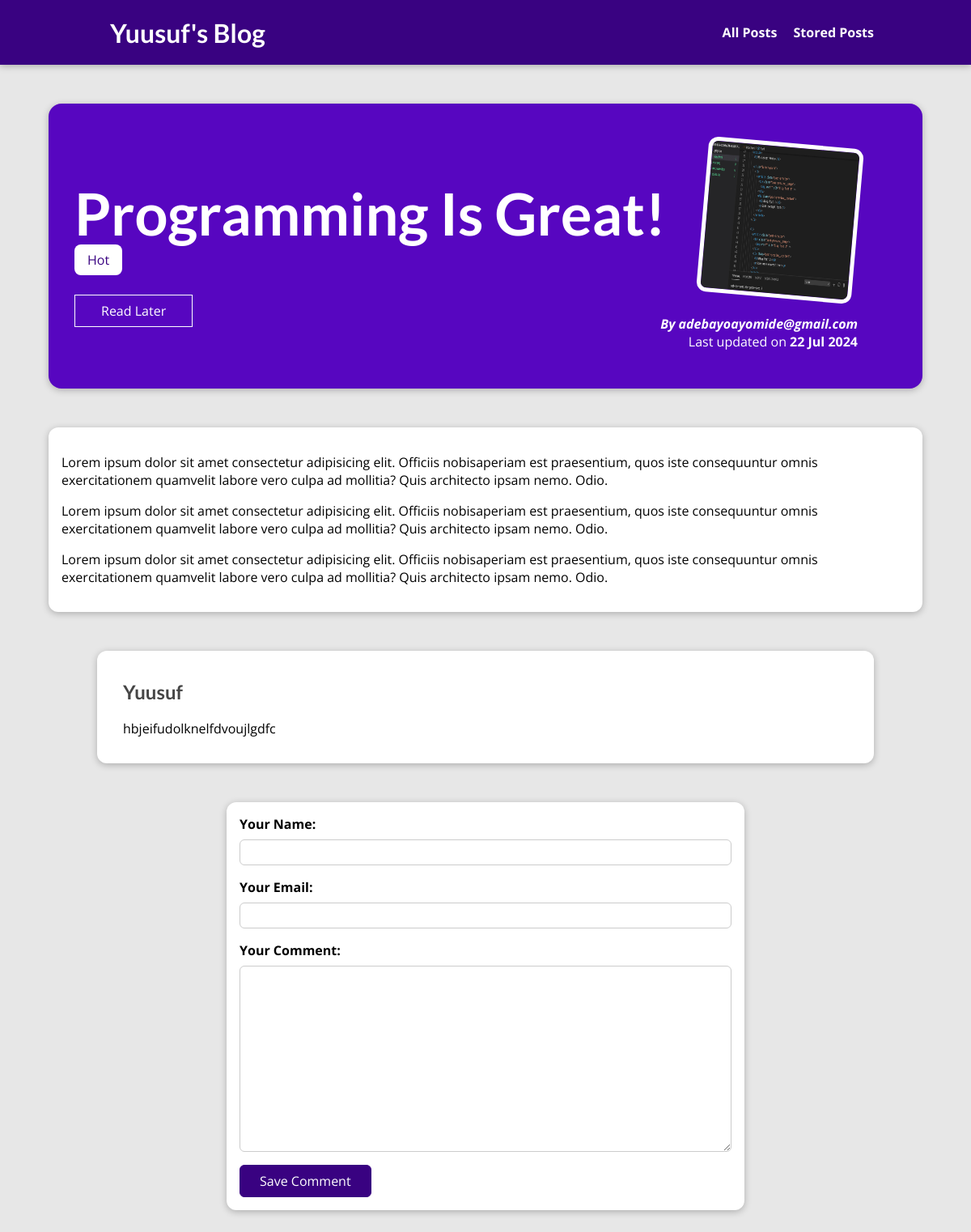
The page /post/programming-is-fun on the database as committed earlier.
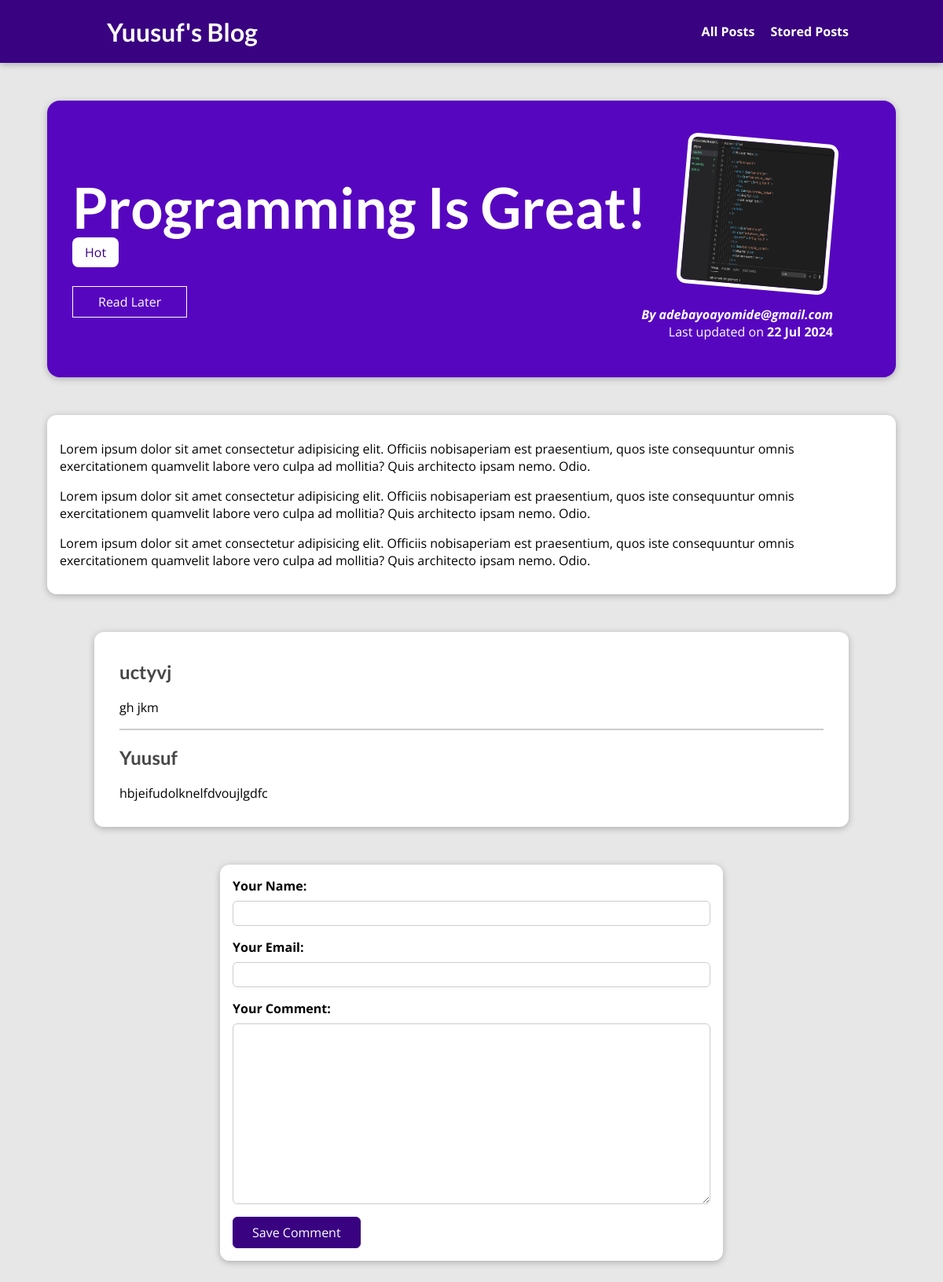
The same page on the database as committed later.
### blog/models.py (models this page shows, shortened)
class Posts(models.Model):
    title=models.CharField(max_length=50)
    excerpt=models.CharField(max_length=100)
    image=models.ImageField(upload_to="posts",null=True)
    date=models.DateField(auto_now=True)
    slug=models.SlugField(default="",unique=True,null=False,db_index=True)
    content=models.TextField(validators=[MinLengthValidator(10)])
    author=models.ForeignKey(Author, on_delete=models.SET_NULL,null=True,related_name="posts")
    tag=models.ManyToManyField(Tag)

class Tag(models.Model):
    caption=models.CharField(max_length=100)

class Author(models.Model):
    first_name=models.CharField(max_length=100)
    last_name=models.CharField(max_length=100)
    email_address=models.EmailField( max_length=254)

class Comment(models.Model):
    user_name=models.CharField(max_length=120)
    user_email=models.EmailField()
    text=models.TextField(max_length=400)
    post=models.ForeignKey(Posts,on_delete=models.CASCADE,related_name="comments")

### blog/views.py (the view, shortened to what this page needs)
# urls.py: path("post/<slug:slug>",views.PostDetailView.as_view(),name="post-detail-page"),
class PostDetailView(View):
    def is_stored_post(self, request, post_id):
        stored_posts = request.session.get("stored_posts")
        if stored_posts is not None:
            is_saved_for_later = post_id in stored_posts
        else:
            is_saved_for_later = False
        return is_saved_for_later
    def get(self,request,slug):
        post=Posts.objects.get(slug=slug)
        context={
            "posts":post,
            "post_tags":post.tag.all(),
            "comment_form":CommentForm(),
            "comments":post.comments.all().order_by("-id"),
            "saved_for_later":self.is_stored_post(request,post.id)
        }
        return render(request,"blog/post-detail.html",context)

### blog/forms.py
class CommentForm(forms.ModelForm):
    class Meta:
        model=Comment
        fields = ['user_name', 'user_email', 'text']
        labels={
            "user_name":"Your Name",
            "user_email":"Your Email",
            "text":"Your Comment"
        }

### blog/templates/blog/post-detail.html (shortened to what this page needs)
{% extends "base.html" %}
{% load static %}
{% block css_files %}
 <link rel="stylesheet" href="{%static "blog/post-detail.css"%}">
{% endblock %}
{% block content %}
<section id="summary">
  <h2>{{posts.title}}</h2>
  <div>
    {%for tag in post_tags%}
    <span class="tag">
      {{tag.caption}}
    </span>
    {%endfor%}
  </div>
  <div id="read-later">
    <form action="{% url "read-later"%}" method="POST">
      <button>
        {% if saved_for_later %}
          Remove from "Read Later" List
        {% else %}
          Read Later
        {% endif %}
      </button>
    </form>
  </div>
  <article>
      <img src="{{posts.image.url}}" alt="">
      <address>By <a href="mailto:test@test.com">{{posts.author.email_address}}</a></address>
      <div>Last updated on <time>{{posts.date|date:"d M Y"}}</time></div>
  </article>
</section>
<main>
  {{posts.content|linebreaks}}
</main>
<section id="comments">
  <ul>
    {% for comment in comments %}
      <li>
        <h2>{{comment.user_name}}</h2>
        <p>{{comment.text|linebreaks}}</p>
      </li>
    {% endfor %}
  </ul>
</section>
<section id="comment-form">
  <div>
    <form action="{% url "post-detail-page" posts.slug%}" method="POST">
     {%for form_field in comment_form%}
      <div class="form-control">
        {{ form_field.label_tag }}
        {{ form_field }}
      </div>
    {% endfor %}
      <button>Save Comment </button>
    </form>
  </div>
</section>
{% endblock content %}

### templates/base.html (shortened to what this page needs)
{% load static  %}
<!DOCTYPE html>
<html lang="en">
<head>
    <link rel="stylesheet" href="{%static "app.css"%}">
    {% block css_files %}{% endblock  %}
</head>
<body>
    <header id="main-navigation">
        <h1><a href="{% url "starting-page" %}">Yuusuf's Blog</a></h1>
        <nav>
          <a href="{% url "posts-page" %}">All Posts</a>
          <a href="{% url "read-later" %}">Stored Posts</a>
        </nav>
      </header>
    {% block content %}
    {% endblock  %}
</body>
</html>

### static/app.css (style rules this page uses)
* { box-sizing: border-box; }
html { font-family: 'Open Sans', 'Lato', sans-serif; }
body { margin: 0; }
h1, h2, h3 { font-family: 'Lato', sans-serif; font-weight: bold; }
#main-navigation { width: 100%; height: 5rem; display: flex; justify-content: space-between; align-items: center; padding: 0 10%; position: absolute; top: 0; left: 0; }
#main-navigation a { text-decoration: none; color: white; font-weight: bold; margin-left: 1rem; }

### blog/static/blog/post-detail.css (style rules this page uses)
body { background-color: #e7e7e7; }
html { scroll-behavior: smooth; }
#main-navigation { background-color: #390281; box-shadow: 0 2px 8px rgba(0, 0, 0, 0.25); }
#summary { margin: 8rem auto 3rem auto; padding: 2rem; width: 90%; max-width: 90rem; border-radius: 16px; background-color: #5706c0; position: relative; box-shadow: 0 2px 8px rgba(0, 0, 0, 0.25); height: 22rem; }
#summary h2 { color: white; font-size: 4.5rem; margin-bottom: 0.25rem; }
#summary article { position: absolute; top: 2rem; right: 3rem; padding: 1rem 2rem; border-radius: 12px; text-align: right; color: white; }
#summary article img { width: 12rem; height: 12rem; border-radius: 12px; transform: rotateZ(5deg); border: 5px solid white; margin-bottom: 1rem; }
#summary address { font-weight: bold; }
#summary a { color: white; text-decoration: none; }
#summary time { font-weight: bold; }
#read-later { margin: 2rem 0; }
#read-later button { background-color: transparent; border: 1px solid white; padding: 0.5rem 2rem; font: inherit; color: white; cursor: pointer; }
main { width: 90%; max-width: 90rem; margin: 3rem auto; background-color: white; padding: 1rem; border-radius: 12px; box-shadow: 0 2px 8px rgba(0, 0, 0, 0.25); }
.tag { background-color: white; color: #390281; padding: 0.5rem 1rem; border-radius: 8px; }
#comment-form { margin: 3rem auto; width: 90%; max-width: 40rem; border-radius: 12px; background-color: white; box-shadow: 0 2px 8px rgba(0, 0, 0, 0.25); padding: 1rem; }
#comment-form button { font: inherit; background-color: #390281; color: white; border: 1px solid #390281; padding: 0.5rem 1.5rem; border-radius: 6px; cursor: pointer; }
.form-control { margin-bottom: 1rem; }
.form-control label { font-weight: bold; margin-bottom: 0.5rem; display: block; }
.form-control input, .form-control textarea { display: block; width: 100%; font: inherit; padding: 0.25rem; border-radius: 6px; border: 1px solid #ccc; }
#comments { margin: 3rem auto; width: 90%; max-width: 60rem; border-radius: 12px; background-color: white; box-shadow: 0 2px 8px rgba(0, 0, 0, 0.25); padding: 1rem 2rem; }
#comments ul { list-style: none; margin: 0; padding: 0; }
#comments li { margin-bottom: 1rem; border-bottom: 2px solid #ccc; }
#comments li:last-of-type { border-bottom: none; }
#comments h2 { color: #464646; }

Rows that differ between the two databases and show on the page:
added Comment: user_name "uctyvj", text "gh jkm"
